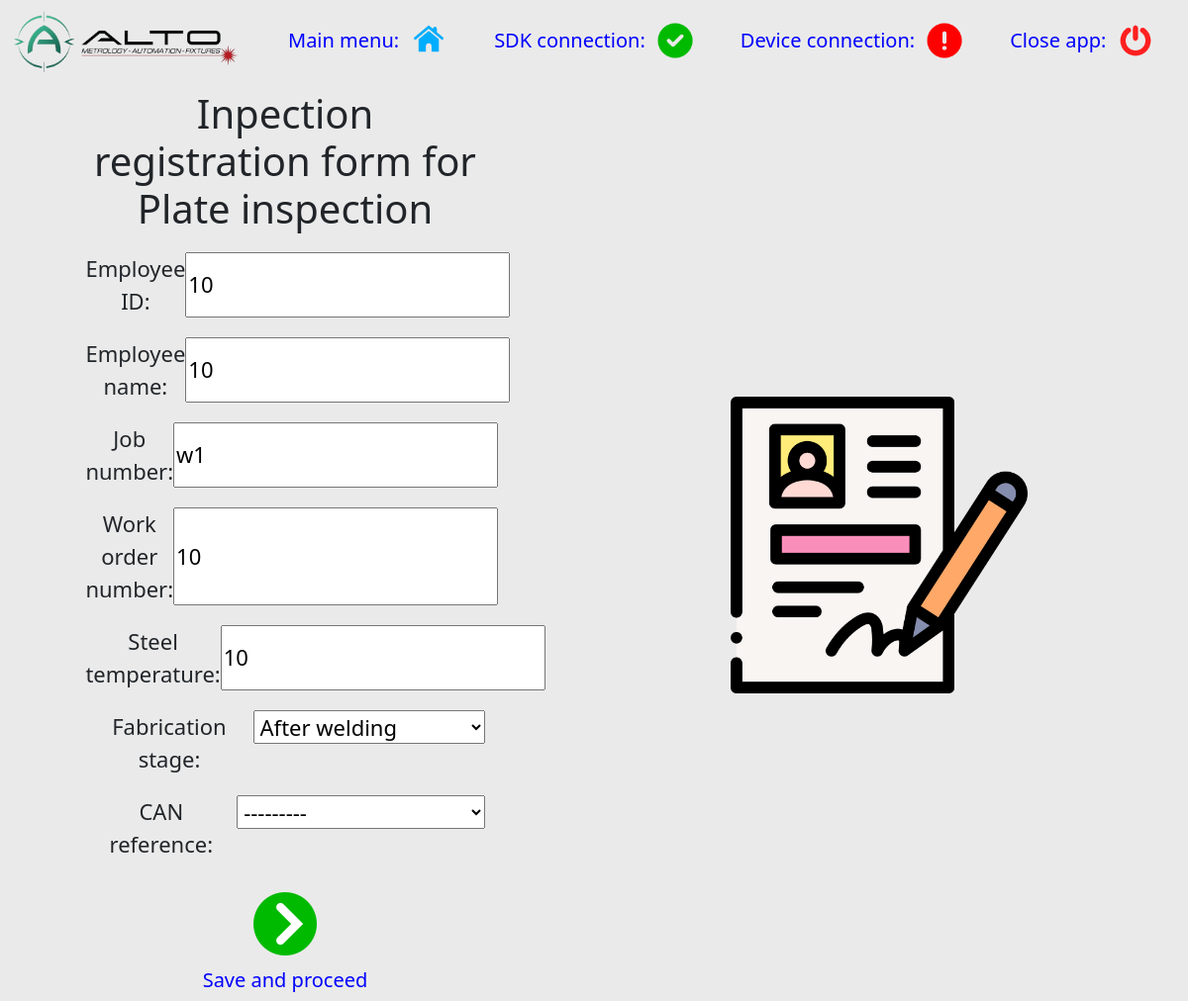
Screenshot of /fill_form/update/1/ with the database file from the repository.
### user_interface/models.py (models this page shows, shortened)
class MainFunction(models.Model):
    name = models.CharField(blank=False, max_length=200)
    view_name = models.CharField(blank=False, max_length=200)
    def __str__(self):
        return self.name

class FillForm(models.Model):
    date_time = models.DateTimeField(auto_now=True)
    report_number = models.CharField(max_length=200, blank=False, verbose_name='Report number')
    employee_id = models.IntegerField(verbose_name='Employee ID')
    employee_name = models.CharField(max_length=200, blank=False, verbose_name='Employee name')
    job_number = models.CharField(max_length=200, blank=True, verbose_name='Job number')
    wo_number = models.CharField(max_length=200, blank=True, verbose_name='Work order number')
    steel_temperature = models.IntegerField(blank=False, verbose_name='Steel temperature')
    fabrication_stage = models.CharField(max_length=200, blank=False, verbose_name='Fabrication stage', choices=list_of_stages)
    file_path = models.CharField(max_length=250, blank=False)
    station_name = models.ForeignKey(MainFunction, on_delete=models.CASCADE, verbose_name='Station name')
    can_ref = models.CharField(blank=True, verbose_name='CAN reference', choices=list_of_cans,
                               max_length=200, null=True)

### user_interface/views.py (the view)
# urls.py: path('fill_form/update/<int:pk>/', FillFormUpdate.as_view(), name='fill_form_update'),
class FillFormUpdate(UpdateView):
    model = FillForm
    template_name = 'user_interface/form.html'
    fields = ['employee_id',
              'employee_name',
              'job_number',
              'wo_number',
              'steel_temperature',
              'fabrication_stage',
              'can_ref']
    def get_context_data(self, **kwargs):
        context = super().get_context_data(**kwargs)
        context['station_name'] = FillForm.objects.get(pk=self.kwargs['pk']).station_name
        return context

### user_interface/templates/user_interface/form.html (shortened to what this page needs)
{% extends "user_interface/base.html" %}
{% load static %}
{% block page_css %}
<link rel="stylesheet" href="{% static 'user_interface/form.css' %}">
{% endblock %}
{% block content %}
    <div class="container-flex text-center">
      <div class="row align-items-center">
        <div class="col" id="in-form">
            <form method="post" action="">{% csrf_token %}
                <h1>Inpection registration form for {{ station_name }} </h1>
                <ul>
                {{ form.as_ul }}
                </ul>
                <button type="submit">
                    <img src="{% static 'icons/right.png' %}">
                    <span>Save and proceed</span>
                </button>
            </form>
        </div>
        <div class="col picture">
            <img src="{% static 'icons/registration.png' %}">
        </div>
      </div>
    </div>
{% endblock %}

### user_interface/static/user_interface/base.css (style rules this page uses)
body { background-color: #EAEAEA; margin: 0px; height: 100vh; overflow: hidden; }

### user_interface/static/user_interface/form.css (style rules this page uses)
.picture img { width: 300px; }
.container-flex { height: 80vh; display: flex; }
.row { width: 100%; }
#in-form { display: flex; justify-content: center; }
ul { padding-left: 0px; list-style: none; }
form { width: 70%; }
li { font-size: 22px; display: flex; justify-content: space-between; margin-top: 20px; }
button { background: none; border: none; display: flex; flex-direction: column; text-align: center; align-items: center; width: 100%; }
button img { margin-top: 15px; margin-bottom: 5px; width: 64px; }
span { font-size: 20px; color: blue; padding: 5px; }
select { width: 254px; height: 34px; padding-left: 2px; padding-right: 2px; padding-top = 1px; padding-bottom = 1px; }
input { padding: 1px; }

### rows the page displays
MainFunction: name "Plate inspection"
FillForm: employee_id "10", employee_name "10", job_number "w1", wo_number "10", steel_temperature "10", fabrication_stage "After welding", can_ref "---------"
